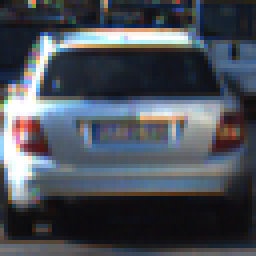
#> input picture test_images/car.png, 64 x 64 px (shown 4 times larger); the run also reads 3 pictures not shown here
$ jupyter execute --allow-errors code.ipynb   (older library calls are emulated)
#> lines starting #> are read from the running program, lines starting #| are printed output that depends on the picture
# Vehicle Detection and Tracking

Importing the required libraries

[cell 1]
import numpy as np
import cv2
import matplotlib.pyplot as plt
import matplotlib.image as mpimg
from sklearn.preprocessing import StandardScaler
from sklearn.svm import LinearSVC
from sklearn.model_selection import train_test_split
from skimage.feature import hog
import glob
import pickle
from collections import deque

HEAT_MAP_HISTORY = deque(maxlen=10)
HEAT_MAP_HISTORY.clear()

## Defining Required functions

- **get_hog_features** function: This function takes the *image channel*, *orientation*, *pixels per cell*, *cells per block*, *visualisation* and *feature vector* as arguments and return *features vector* and *HOG-image* if *Visualisation* is set to **True** else it only return *features vector*

[cell 2]
def get_hog_features(img, orient, pix_per_cell, cell_per_block,
                        vis=False, feature_vec=True):
    # Call with two outputs if vis==True
    if vis == True:
        features, hog_image = hog(img, orientations=orient,
                                  pixels_per_cell=(pix_per_cell, pix_per_cell),
                                  cells_per_block=(cell_per_block, cell_per_block),
                                  block_norm= 'L2-Hys',
                                  transform_sqrt=True,
                                  visualise=vis, feature_vector=feature_vec)
        return features, hog_image
    # Otherwise call with one output
    else:
        features = hog(img, orientations=orient,
                       pixels_per_cell=(pix_per_cell, pix_per_cell),
                       cells_per_block=(cell_per_block, cell_per_block),
                       block_norm= 'L2-Hys',
                       transform_sqrt=True,
                       visualise=vis, feature_vector=feature_vec)
        return features

- **get_hog_test** function: Test the *get_hog_features* function using *car* and *non-car* images

[cell 3]
def get_hog_test():
    print('HOG images with Orientation: 12, Pixels per Cell: 8, Cells per Block:2')
    plt.figure(figsize=(15,15))
    # Take a car image and apply HOG
    car_image = mpimg.imread('./test_images/car.png')
#> car_image is the input picture: shape (64, 64, 3) float32; mean R, G, B 0.287, 0.307, 0.34
    car_image = cv2.cvtColor(car_image, cv2.COLOR_RGB2YCrCb)
#> car_image: shape (64, 64, 3) float32; mean of channels 0, 1, 2 0.305, 0.487, 0.52
    car_image_hog = np.copy(car_image)
    _, car_image_hog[:,:,0] = get_hog_features(car_image_hog[:,:,0],12,8,2,vis=True)
#> in get_hog_features, `features, hog_image = hog(img, orientations=orient, pixels_per_cell=(p..`: features = 2352 values, max 0.513 at index 436, min 0 at index 14, mean 0.0899
#> in get_hog_features, `features, hog_image = hog(img, orientations=orient, pixels_per_cell=(p..`:
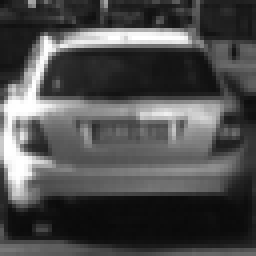
#> img: shape (64, 64) float32 (shown 4 times larger); min 0.0383, max 1, mean 0.305
#> car_image_hog: shape (64, 64, 3) float32; mean of channels 0, 1, 2 0.0117, 0.487, 0.52
    _, car_image_hog[:,:,1] = get_hog_features(car_image_hog[:,:,1],12,8,2,vis=True)
#> call 2 of get_hog_features, with orient = 12, pix_per_cell = 8, cell_per_block = 2, vis = True, feature_vec = True
#> in get_hog_features (call 2), `features, hog_image = hog(img, orientations=orient, pixels_per_cell=(p..`: features = 2352 values, max 0.467 at index 485, min 0 at index 133, mean 0.106
#> in get_hog_features (call 2), `features, hog_image = hog(img, orientations=orient, pixels_per_cell=(p..`:
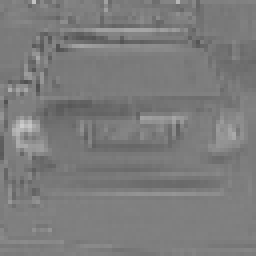
#> img: shape (64, 64) float32 (shown 4 times larger); min 0.314, max 0.805, mean 0.487
#> car_image_hog: shape (64, 64, 3) float32; mean of channels 0, 1, 2 0.0117, 0.00284, 0.52
    _, car_image_hog[:,:,2] = get_hog_features(car_image_hog[:,:,2],12,8,2,vis=True)
#> call 3 of get_hog_features, with orient = 12, pix_per_cell = 8, cell_per_block = 2, vis = True, feature_vec = True
#> in get_hog_features (call 3), `features, hog_image = hog(img, orientations=orient, pixels_per_cell=(p..`: features = 2352 values, max 0.477 at index 485, min 0 at index 64, mean 0.106
#> in get_hog_features (call 3), `features, hog_image = hog(img, orientations=orient, pixels_per_cell=(p..`:
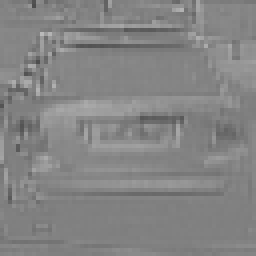
#> img: shape (64, 64) float32 (shown 4 times larger); min 0.305, max 0.731, mean 0.52
#> car_image_hog: shape (64, 64, 3) float32; mean of channels 0, 1, 2 0.0117, 0.00284, 0.00307

    # Take a non-car image and apply HOG
    non_car_image = mpimg.imread('./test_images/non_car.png')
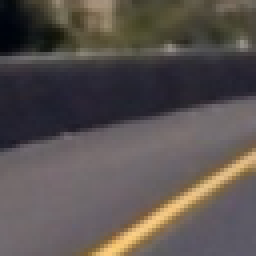
#> input picture test_images/non_car.png, 64 x 64 px (shown 4 times larger)
#> non_car_image is the input picture: shape (64, 64, 3) float32; mean R, G, B 0.351, 0.323, 0.312
    non_car_image = cv2.cvtColor(non_car_image, cv2.COLOR_RGB2YCrCb)
#> non_car_image: shape (64, 64, 3) float32; mean of channels 0, 1, 2 0.33, 0.515, 0.49
    non_car_image_hog = np.copy(non_car_image)
    _, non_car_image_hog[:,:,0] = get_hog_features(non_car_image_hog[:,:,0],12,8,2,vis=True)
#> call 4 of get_hog_features, with orient = 12, pix_per_cell = 8, cell_per_block = 2, vis = True, feature_vec = True
#> in get_hog_features (call 4), `features, hog_image = hog(img, orientations=orient, pixels_per_cell=(p..`: features = 2352 values, max 0.817 at index 1863, min 0 at index 1, mean 0.0848
#> in get_hog_features (call 4), `features, hog_image = hog(img, orientations=orient, pixels_per_cell=(p..`:
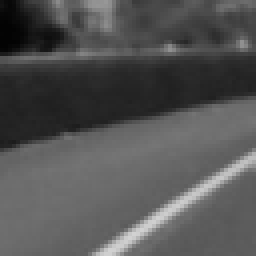
#> img: shape (64, 64) float32 (shown 4 times larger); min 0.0118, max 0.827, mean 0.33
#> non_car_image_hog: shape (64, 64, 3) float32; mean of channels 0, 1, 2 0.00452, 0.515, 0.49
    _, non_car_image_hog[:,:,1] = get_hog_features(non_car_image_hog[:,:,1],12,8,2,vis=True)
#> in get_hog_features (call 5), `features, hog_image = hog(img, orientations=orient, pixels_per_cell=(p..`: features = 2352 values, max 0.48 at index 1862, min 0 at index 2, mean 0.105
#> in get_hog_features (call 5), `features, hog_image = hog(img, orientations=orient, pixels_per_cell=(p..`:
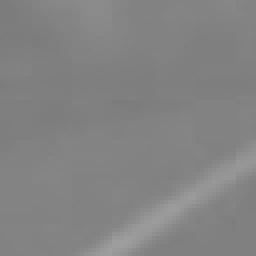
#> img: shape (64, 64) float32 (shown 4 times larger); min 0.488, max 0.62, mean 0.515
#> non_car_image_hog: shape (64, 64, 3) float32; mean of channels 0, 1, 2 0.00452, 0.000489, 0.49
    _, non_car_image_hog[:,:,2] = get_hog_features(non_car_image_hog[:,:,2],12,8,2,vis=True)
#> in get_hog_features (call 6), `features, hog_image = hog(img, orientations=orient, pixels_per_cell=(p..`: features = 2352 values, max 0.642 at index 1863, min 0 at index 5, mean 0.0933
#> in get_hog_features (call 6), `features, hog_image = hog(img, orientations=orient, pixels_per_cell=(p..`:
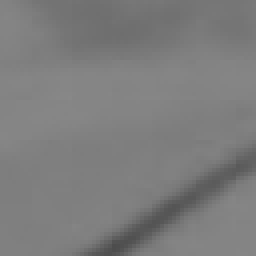
#> img: shape (64, 64) float32 (shown 4 times larger); min 0.302, max 0.535, mean 0.49
#> non_car_image_hog: shape (64, 64, 3) float32; mean of channels 0, 1, 2 0.00452, 0.000489, 0.000867

    plt.subplot(3,4,1)
    plt.title('Car CH-1')
    plt.imshow(car_image[:,:,0], cmap='gray')

    plt.subplot(3,4,2)
    plt.title('Car CH-1-hog')
    plt.imshow(car_image_hog[:,:,0], cmap='gray')

    plt.subplot(3,4,3)
    plt.title('Non Car CH-1')
    plt.imshow(non_car_image[:,:,0], cmap='gray')

    plt.subplot(3,4,4)
    plt.title('Non Car CH-1')
    plt.imshow(non_car_image_hog[:,:,0], cmap='gray')

    #---

    plt.subplot(3,4,5)
    plt.title('Car CH-2')
    plt.imshow(car_image[:,:,1], cmap='gray')

    plt.subplot(3,4,6)
    plt.title('Car CH-2-HOG')
    plt.imshow(car_image_hog[:,:,1], cmap='gray')

    plt.subplot(3,4,7)
    plt.title('Non Car CH-2')
    plt.imshow(non_car_image[:,:,1], cmap='gray')

    plt.subplot(3,4,8)
    plt.title('Non Car CH-2-HOG')
    plt.imshow(non_car_image_hog[:,:,1], cmap='gray')

    #---

    plt.subplot(3,4,9)
    plt.title('Car CH-3')
    plt.imshow(car_image[:,:,2], cmap='gray')

    plt.subplot(3,4,10)
    plt.title('Car CH-3-HOG')
    plt.imshow(car_image_hog[:,:,2], cmap='gray')

    plt.subplot(3,4,11)
    plt.title('Non Car CH-3')
    plt.imshow(non_car_image[:,:,2], cmap='gray')

    plt.subplot(3,4,12)
    plt.title('Non Car CH-3-HOG')
    plt.imshow(non_car_image_hog[:,:,2], cmap='gray')

    plt.show()
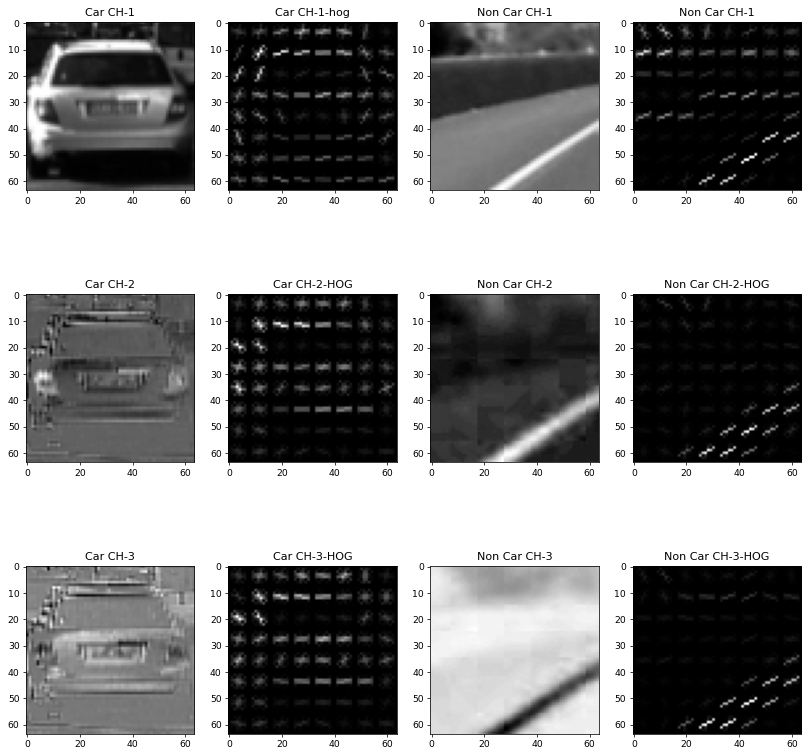
#> figure drawn by matplotlib, 12 panels

get_hog_test()

- **bin_spatial** function: This function takes *image* and *size* (size of bins) as arguments and returns an image that has the appropiate numbers of features required by classifier

[cell 4]
# [5 lines left out: function bin_spatial, not called in this run]

- **demonstrate_bin_spatial** function: This demonstrates spatial binning of images and their features

[cell 5]
def demonstrate_bin_spatial():
    # Take a car and a non-car image and apply spatial binning
    car_image = mpimg.imread('./test_images/car.jpg')
    non_car_image = mpimg.imread('./test_images/non_car.jpg')

    plt.figure(figsize=(15,10))
    plt.subplot(2,3,1)
    plt.imshow(car_image)
    plt.title('Original car image, features-'+ str(len(car_image.ravel())))

    plt.subplot(2,3,2)
    car_image_sbin = cv2.resize(car_image, (32,32))
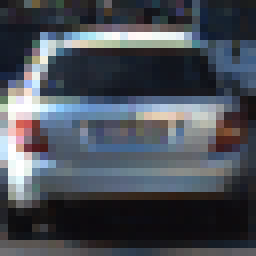
#> car_image_sbin: shape (32, 32, 3) float32 (shown 8 times larger); mean R, G, B 0.287, 0.307, 0.34
    plt.imshow(car_image_sbin)
    plt.title('Car image resized to 32x32, features-'+ str(len(car_image_sbin.ravel())))

    plt.subplot(2,3,3)
    car_image_sbin = cv2.resize(car_image, (16,16))
    plt.imshow(car_image_sbin)
    plt.title('Car image resized to 16x16, features-'+ str(len(car_image_sbin.ravel())))

    plt.subplot(2,3,4)
    plt.imshow(non_car_image)
    plt.title('Original non-car image, features-'+ str(len(non_car_image.ravel())))

    plt.subplot(2,3,5)
    non_car_image_sbin = cv2.resize(non_car_image, (32,32))
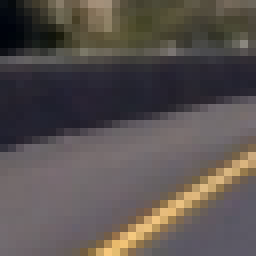
#> non_car_image_sbin: shape (32, 32, 3) float32 (shown 8 times larger); mean R, G, B 0.351, 0.323, 0.312
    plt.imshow(non_car_image_sbin)
    plt.title('Non-Car image resized to 32x32, features-'+ str(len(non_car_image_sbin.ravel())))

    plt.subplot(2,3,6)
    non_car_image_sbin = cv2.resize(non_car_image, (16,16))
    plt.imshow(non_car_image_sbin)
    plt.title('Non-Car image resized to 16x16, features-'+ str(len(non_car_image_sbin.ravel())))

demonstrate_bin_spatial()
#> (the rest of the program and of its run is left out)
